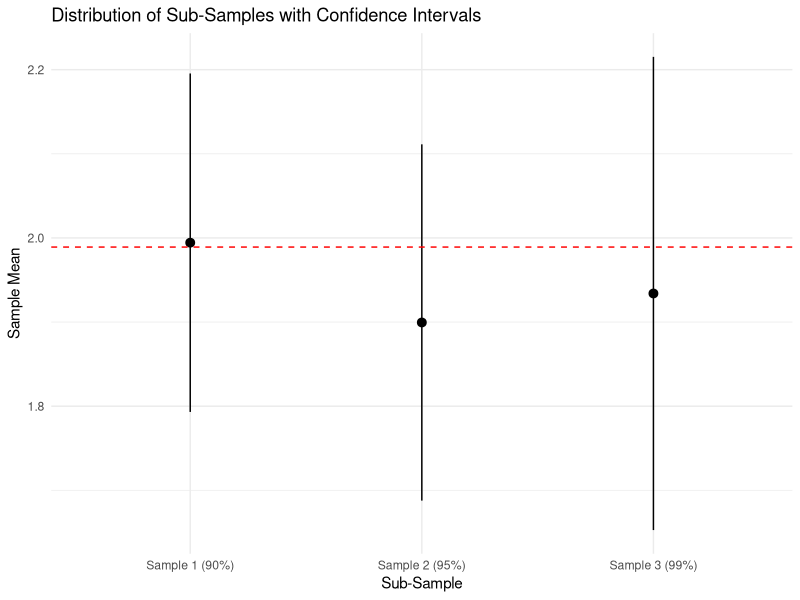

The R script that drew this image:
## ---- chunk 1
knitr::opts_chunk$set(echo = TRUE, warning = FALSE, message = FALSE)

library(tidyverse)

## ---- chunk 2

# data is simulated, no need to load anything

# Set the seed for reproducibility
set.seed(123)

# Generate the population data with 1000 observations
population <- runif(1000, min = 0, max = 4)

## ---- chunk 3
# Calculate the true population mean
true_mean <- mean(population)

# Randomly select 3 sets of 100 observations each
sample1 <- sample(population, size = 100)
sample2 <- sample(population, size = 100)
sample3 <- sample(population, size = 100)

# Calculate the sample means
sample1_mean <- mean(sample1)
sample2_mean <- mean(sample2)
sample3_mean <- mean(sample3)

# Calculate the sample standard deviations
sample1_sd <- sd(sample1)
sample2_sd <- sd(sample2)
sample3_sd <- sd(sample3)
## ---- chunk 4
# Calculate the standard error of the mean
se1 <- sample1_sd / sqrt(length(sample1))
se2 <- sample2_sd / sqrt(length(sample2))
se3 <- sample3_sd / sqrt(length(sample3))

## ---- chunk 5
# Calculate the margin of error for three different critical values

me1 <- 1.645 * se1 # 90% confidence level
me2 <- 1.96 * se2  # 95% confidence level
me3 <- 2.576 * se3 # 99% confidence level

# Calculate the confidence intervals
ci1 <- c(sample1_mean - me1, sample1_mean + me1)
ci2 <- c(sample2_mean - me2, sample2_mean + me2)
ci3 <- c(sample3_mean - me3, sample3_mean + me3)

# Create a data frame for plotting
df <- data.frame(Sample = c("Sample 1 (90%)", "Sample 2 (95%)", "Sample 3 (99%)"),
                 Mean = c(sample1_mean, sample2_mean, sample3_mean),
                 CI_Lower = c(ci1[1], ci2[1], ci3[1]),
                 CI_Upper = c(ci1[2], ci2[2], ci3[2]))
## ---- chunk 6
# Plot the distribution of the sub-samples with confidence intervals


ggplot(data=df,
       mapping = aes(x = Sample,
                     y = Mean,
                     ymin = CI_Lower,
                     ymax = CI_Upper)) +
  geom_pointrange() +
  geom_hline(yintercept = true_mean, 
             color="red",
             linetype="dashed") +
  labs(x = "Sub-Sample",
       y = "Sample Mean", 
       title = "Distribution of Sub-Samples with Confidence Intervals") +
  theme_minimal()


